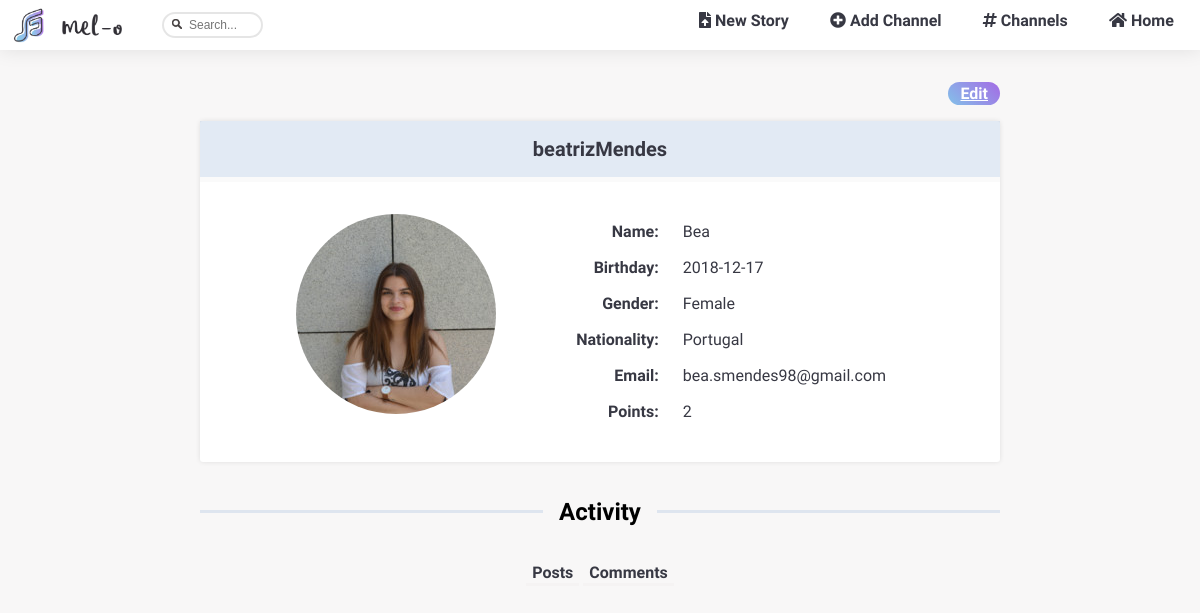
The page /pages/profile.php?user=beatrizMendes on the database its author committed.
### tables this page shows
CREATE TABLE users (
  username VARCHAR PRIMARY KEY,
  password VARCHAR,
  name VARCHAR,
  birth_day INTEGER,
  gender VARCHAR,
  email VARCHAR,
  nationality VARCHAR,
  points INTEGER
);

### database/db_account.php (called while the page is built, shortened)
<?php
  include('../database/db_connection.php');
  function getUserData($username)
  {
    global $db;
    $stmt = $db->prepare('SELECT * FROM users WHERE username = ?');
    $stmt->execute(array($username));
    return $stmt->fetch();
  }
?>

### templates/tpl_account.php (called while the page is built, shortened)
<?php
function getUserImage($username){
  if($username!=null & file_exists("../img/users/originals/$username.png")){
   $img = "../img/users/originals/$username.png";
  }else  $img = "../img/unknownuser.png";
  return $img;
}?>

### templates/tpl_profile.php (shortened to what this page needs)
<?php function printProfile($userdata) {  ?>
  <section id="profile" class= "page nosidebarblockLayout centerCardLayout">
  <a href="../pages/edit_profile.php?user=<?=$userdata['username']?>" id="editProfile" class="gradientButton" type="button" >Edit</a>
    <section id="profileInf" class= "blockStyle">
      <span id="username"><h1 class="sidebarCardHeader sidebarH1 mainCardH1"><?=$userdata['username']?></h1></span>
      <hr class = "invisibleLine">
      <div id ="info">
          <?php $igmsrc = getUserImage($userdata['username']);?>
          <img  id="uploadedImage"  src=<?=$igmsrc?> width=200 height="200" class="roundImage">
            <div id ="personalData">
            <?php if($userdata['name'] != ""){?>
            <span class="alignRight"><b>Name: </b></span><span><?=$userdata['name']?></span>
            <?php } ?>
            <?php if($userdata['birth_day'] != ""){?>
            <span class="alignRight"><b>Birthday: </b></span><span><?=$userdata['birth_day']?></span>
            <?php } ?>
            <?php if($userdata['gender'] != ""){?>
            <span class="alignRight"><b>Gender: </b></span><span><?=$userdata['gender']?></span>
            <?php } ?>
            <?php if($userdata['nationality'] != ""){?>
            <span class="alignRight"><b>Nationality: </b></span><span><?=$userdata['nationality']?></span>
            <?php } ?>
            <?php if($userdata['email'] != ""){?>
            <span class="alignRight"><b>Email: </b></span><span><?=$userdata['email']?></span>
            <?php } ?>
            <span class="alignRight" id="user_points"><b>Points: </b></span><span><?=$userdata['points']?></span>
  </section>
  <?php draw_activity($userdata['username']);?>
<?php } ?>
<?php
function draw_activity($username) { ?>
  <div id="activityDiv" class="activityDiv">
    <hr>
    <span id="activityTitle" class="activityTitle"><h1>Activity</h1></span>
    <hr>
  </div>
  <div id ="links">
    <input type="button" value="Posts" id="Posts" onclick="loadPostsActivity(event)" />
    <input type="button" value="Comments" id="Comments"  onclick="loadPostsActivity(event)" />
  </div>
  <?php
} ?>

### css/style.css (style rules this page uses)
.regularBody { margin: 0 0; grid-template-rows: 1fr auto; overflow-x: hidden; --bg-color : #efebeb66; --font-color: #373843; --search-background-color: #e8e8e8; --error-color: rgba(236, 96, 96, 0.829); --success-color:rgba(87, 236, 94, 0.829); --link-color: rgb(153, 131, 233); --font-hover-color: white; --box-shadow-color: rgba(0,0,0,0.1); --grad-start-color: rgb(131, 193, 233); --grad-end-color: #A46BE5; --washed-out-blue:#aec5e05c; --font: 'Abel'; background: var(--bg-color); font-family: var(--font), sans-serif; width:100%; }
.gradientButton { font-family: var(--font), sans-serif; font-weight: bold; border: none; padding:2px 12px; color:var(--font-hover-color); border-radius:50px; background: linear-gradient(45deg, var(--grad-start-color) 0%,var(--grad-end-color) 100%); }
.invisibleLine { border: 0; clear:both; display:block; width: 100%; background-color:#00000005; height: 5px; margin:0em auto 0em auto; }
.nosidebarblockLayout { grid-area: 2 / 1 / span 1 / span 2; height: fit-content; margin:0; }
.blockStyle { box-shadow: 0px 0px 5px var(--box-shadow-color); font: var(--font); color: var(--font-color); background: white; border-radius: 3px; }
.page { margin: 2em 2em 0 2em; width: 800px; }
@media screen and (min-width: 802px) { .regularBody { display: grid; } }
.roundImage { border-radius: 100px; }
.sidebarCardHeader { color: var(--font-color); font-size: 0.9em; padding: 0.5em 0 0.5em 0; text-align: center; background: var(--washed-out-blue); font-weight: bold; width: 100%; }
.sidebarH1 { text-decoration: none; color: var(--font-color); font-size: 14px; margin:0; }
.mainCardH1 { text-decoration: none; color: var(--font-color); font-size: 20px; margin:0; padding: 0.8em 0 0.8em 0; }
.centerCardLayout { margin-left: auto; margin-right: auto; }
#profile { display:flex; flex-direction: column; }
.alignRight { text-align: right; }
#profile #editProfile { margin: 0 0 1em auto; }
#profile #info { display: flex; padding:2em; }
@media screen and (min-width: 802px) { #profile #info ,#profile form { display: flex; flex-direction: row; justify-content: center; } }
@media screen and (min-width: 802px) { #profileInf > #info img { margin-right: 4em; } }
#profileInf > #info img { margin-bottom: 1em; }
.activityTitle { text-align: center; flex: 0 0 auto; margin: 0 1em 0 1em; }
.activityDiv { display:flex; align-items: center; margin: 1em 0 1em 0; }
.activityDiv hr { flex: 1 1 0; height:3px; background: var(--washed-out-blue); border:none; }
#links { text-align: center; }
#links * { border: none; color:var(--font-color); background: none; font-size: 16px; font: var(--font); border-bottom: 3px solid var(--bg-color); font-weight: bold; }
#profile #textForm, #profile #personalData { display: grid; grid-template-columns: 1fr 2fr; }
#profile #textForm *, #profile #personalData * { margin: 0.5em; color: var(--font-color); font-family: var(--font), sans-serif; }

### rows shown on the page
users: username "beatrizMendes", username (picture), name "Bea", birth_day "2018-12-17", gender "Female", nationality "Portugal", email "bea.smendes98@gmail.com", points "2"
